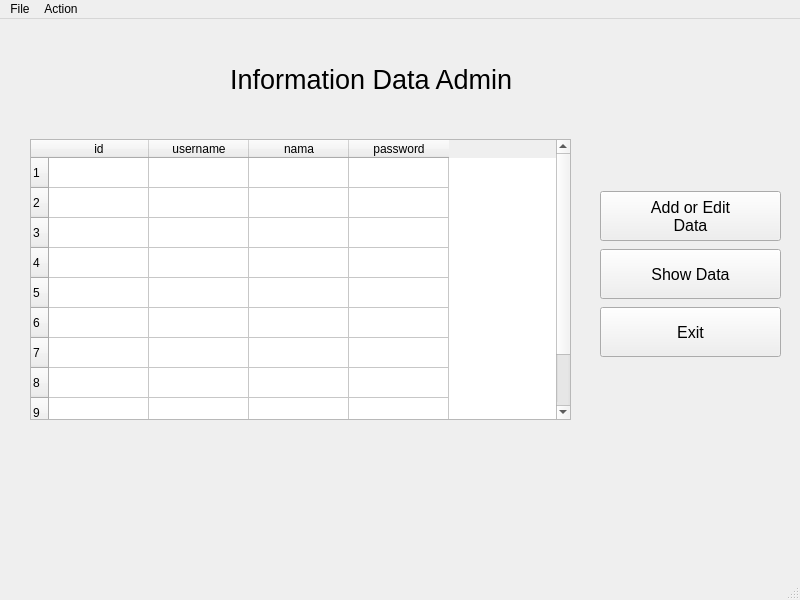
<?xml version="1.0" encoding="UTF-8"?>
<ui version="4.0">
 <class>MainWindow</class>
 <widget class="QMainWindow" name="MainWindow">
  <property name="geometry">
   <rect>
    <x>0</x>
    <y>0</y>
    <width>800</width>
    <height>600</height>
   </rect>
  </property>
  <property name="windowTitle">
   <string>MainWindow</string>
  </property>
  <widget class="QWidget" name="centralwidget">
   <widget class="QWidget" name="verticalLayoutWidget">
    <property name="geometry">
     <rect>
      <x>30</x>
      <y>120</y>
      <width>541</width>
      <height>281</height>
     </rect>
    </property>
    <layout class="QVBoxLayout" name="verticalLayout">
     <item>
      <widget class="QTableWidget" name="tableWidget">
       <property name="layoutDirection">
        <enum>Qt::LeftToRight</enum>
       </property>
       <property name="rowCount">
        <number>10</number>
       </property>
       <property name="columnCount">
        <number>4</number>
       </property>
       <row/>
       <row/>
       <row/>
       <row/>
       <row/>
       <row/>
       <row/>
       <row/>
       <row/>
       <row/>
       <column>
        <property name="text">
         <string>id</string>
        </property>
       </column>
       <column>
        <property name="text">
         <string>username</string>
        </property>
       </column>
       <column>
        <property name="text">
         <string>nama</string>
        </property>
       </column>
       <column>
        <property name="text">
         <string>password</string>
        </property>
       </column>
      </widget>
     </item>
    </layout>
   </widget>
   <widget class="QLabel" name="label">
    <property name="geometry">
     <rect>
      <x>230</x>
      <y>20</y>
      <width>331</width>
      <height>81</height>
     </rect>
    </property>
    <property name="font">
     <font>
      <pointsize>20</pointsize>
     </font>
    </property>
    <property name="text">
     <string>Information Data Admin</string>
    </property>
    <property name="alignment">
     <set>Qt::AlignJustify|Qt::AlignVCenter</set>
    </property>
    <property name="wordWrap">
     <bool>false</bool>
    </property>
   </widget>
   <widget class="QWidget" name="verticalLayoutWidget_2">
    <property name="geometry">
     <rect>
      <x>600</x>
      <y>170</y>
      <width>181</width>
      <height>171</height>
     </rect>
    </property>
    <layout class="QVBoxLayout" name="verticalLayout_2">
     <item>
      <widget class="QPushButton" name="btn_add">
       <property name="maximumSize">
        <size>
         <width>16777215</width>
         <height>50</height>
        </size>
       </property>
       <property name="font">
        <font>
         <pointsize>12</pointsize>
        </font>
       </property>
       <property name="text">
        <string>Add or Edit
Data</string>
       </property>
      </widget>
     </item>
     <item>
      <widget class="QPushButton" name="btn_show">
       <property name="maximumSize">
        <size>
         <width>16777215</width>
         <height>50</height>
        </size>
       </property>
       <property name="font">
        <font>
         <pointsize>12</pointsize>
        </font>
       </property>
       <property name="text">
        <string>Show Data</string>
       </property>
      </widget>
     </item>
     <item>
      <widget class="QPushButton" name="btn_exit">
       <property name="maximumSize">
        <size>
         <width>16777215</width>
         <height>50</height>
        </size>
       </property>
       <property name="font">
        <font>
         <pointsize>12</pointsize>
        </font>
       </property>
       <property name="text">
        <string>Exit</string>
       </property>
      </widget>
     </item>
    </layout>
   </widget>
  </widget>
  <widget class="QMenuBar" name="menubar">
   <property name="geometry">
    <rect>
     <x>0</x>
     <y>0</y>
     <width>800</width>
     <height>21</height>
    </rect>
   </property>
   <widget class="QMenu" name="menuFile">
    <property name="title">
     <string>File</string>
    </property>
    <widget class="QMenu" name="menuExport">
     <property name="title">
      <string>Export</string>
     </property>
     <addaction name="actionExport_to_Excel"/>
    </widget>
    <addaction name="menuExport"/>
    <addaction name="actionImport"/>
   </widget>
   <widget class="QMenu" name="menuAction">
    <property name="title">
     <string>Action</string>
    </property>
    <addaction name="actionLogout"/>
   </widget>
   <addaction name="menuFile"/>
   <addaction name="menuAction"/>
  </widget>
  <widget class="QStatusBar" name="statusbar"/>
  <action name="actionImport">
   <property name="text">
    <string>Import</string>
   </property>
  </action>
  <action name="actionExport_to_Excel">
   <property name="text">
    <string>Export to Excel</string>
   </property>
  </action>
  <action name="actionLogout">
   <property name="text">
    <string>Logout</string>
   </property>
  </action>
 </widget>
 <resources/>
 <connections/>
</ui>
